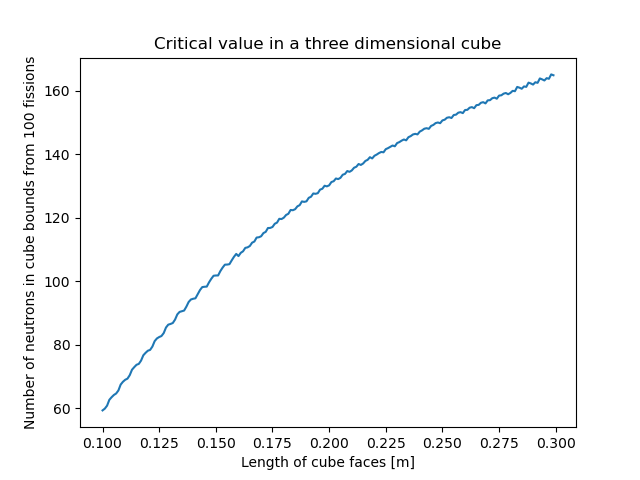

Write Python code to recreate this figure.
from numpy import random, sqrt
from random import getrandbits
import neutrons
from math import sin, cos, acos, pi
from multiprocessing import Pool


def one():
    def neutron(L):
        loc = L * random.random()
        num = 2
        return (loc, num)

    def chain(loc, num, L):
        R = sqrt(2 * 0.017 * 0.21)
        newloc = []
        temp = []
        for i in range(num):
            direc = bool(getrandbits(1))
            if direc:
                newloc.append(loc + R)
            else:
                newloc.append(loc - R)
        for i in range(len(newloc)):
            if newloc[i] < L and newloc[i] > 0:
                pass
            else:
                temp.append(newloc[i])
        for i in temp:
            del newloc[newloc.index(i)]
        return len(newloc)

    L = 1
    sims = 100
    count = 0
    for i in range(sims):
        count += chain(*neutron(L), L=L)
    print(f"Over 100 simulations {count} neutrons stay in the rod length L")


def two():
    def neutron(L):
        loc = L * random.random()
        num = neutrons.neutrons()
        return (loc, num)

    def chain(loc, num, L):
        R = sqrt(2 * 0.017 * 0.21)
        newloc = []
        temp = []
        for i in range(num):
            direc = bool(getrandbits(1))
            if direc:
                newloc.append(loc + R)
            else:
                newloc.append(loc - R)
        for i in range(len(newloc)):
            if newloc[i] < L and newloc[i] > 0:
                pass
            else:
                temp.append(newloc[i])
        for i in temp:
            del newloc[newloc.index(i)]
        return len(newloc)

    L = 0.1
    initfissions = 100
    avcount = 0
    while avcount < 100:
        temp = 0
        for i in range(1000):
            temp1 = 0
            for j in range(initfissions):
                temp1 += chain(*neutron(L), L=L)
            temp += temp1
        avcount = temp / 1000
        L += 0.001
    print(f"Critical value in a one dimensional rod is {L}")


def neutron(L):
    # array of random coords from 0 to L
    loc = [L * random.random(), L * random.random(), L * random.random()]
    # random number with average of 2
    num = neutrons.neutrons()
    return (loc, num)


def chain(loc, num, L):
    R = sqrt(2 * 0.017 * 0.21)
    newloc = []
    temp = []
    for i in range(num):
        # generate random direction vector
        direc = [R * neutrons.diffusion() * sin(acos(2.0 * random.random() - 1.0)) * cos(2.0 * pi * random.random()),
                 R * neutrons.diffusion() * sin(acos(2.0 * random.random() - 1.0)) * sin(2.0 * pi * random.random()),
                 R * neutrons.diffusion() * cos(acos(2.0 * random.random() - 1.0))]
        # add random vector to the original location
        newloc.append([direc[i] + loc[i] for i in range(len(loc))])
    # if any of the locations of neutrons are outside of the cube, delete them from the array
    for i in range(len(newloc)):
        if newloc[i][0] < L and newloc[i][0] > 0 and newloc[i][1] < L and newloc[i][1] > 0 \
                and newloc[i][2] < L and newloc[i][2] > 0:
            pass
        else:
            temp.append(newloc[i])
    for i in temp:
        del newloc[newloc.index(i)]
    # return a count of how many neutrons are still in the cube (hence generate new fission reactions)
    return len(newloc)


def sampled(L, initfissions=100):
    temp = 0
    for i in range(1000):
        temp1 = 0
        for j in range(initfissions):
            temp1 += chain(*neutron(L), L=L)
        temp += temp1
    return (temp / 1000, L)


def four():
    L = 0.1
    initfissions = 100
    p = Pool()
    temp = p.map(sampled, [L + 0.001 * i for i in range(200)])
    p.close()
    closest = min(temp, key=lambda x: abs(x[0] - initfissions))
    print(f"Critical value in a three dimensional cube is {closest[1]} with {closest[0]} neutrons")
    return temp


def graph4(temp):
    import matplotlib.pyplot as plt
    plt.plot([temp[i][1] for i in range(len(temp))], [temp[i][0] for i in range(len(temp))])
    plt.xlabel("Length of cube faces [m]")
    plt.ylabel("Number of neutrons in cube bounds from 100 fissions")
    plt.title("Critical value in a three dimensional cube")
    plt.savefig("./4_50.png")


if __name__ == "__main__":
    one()
    two()
    fourdata = four()
    graph4(fourdata)
